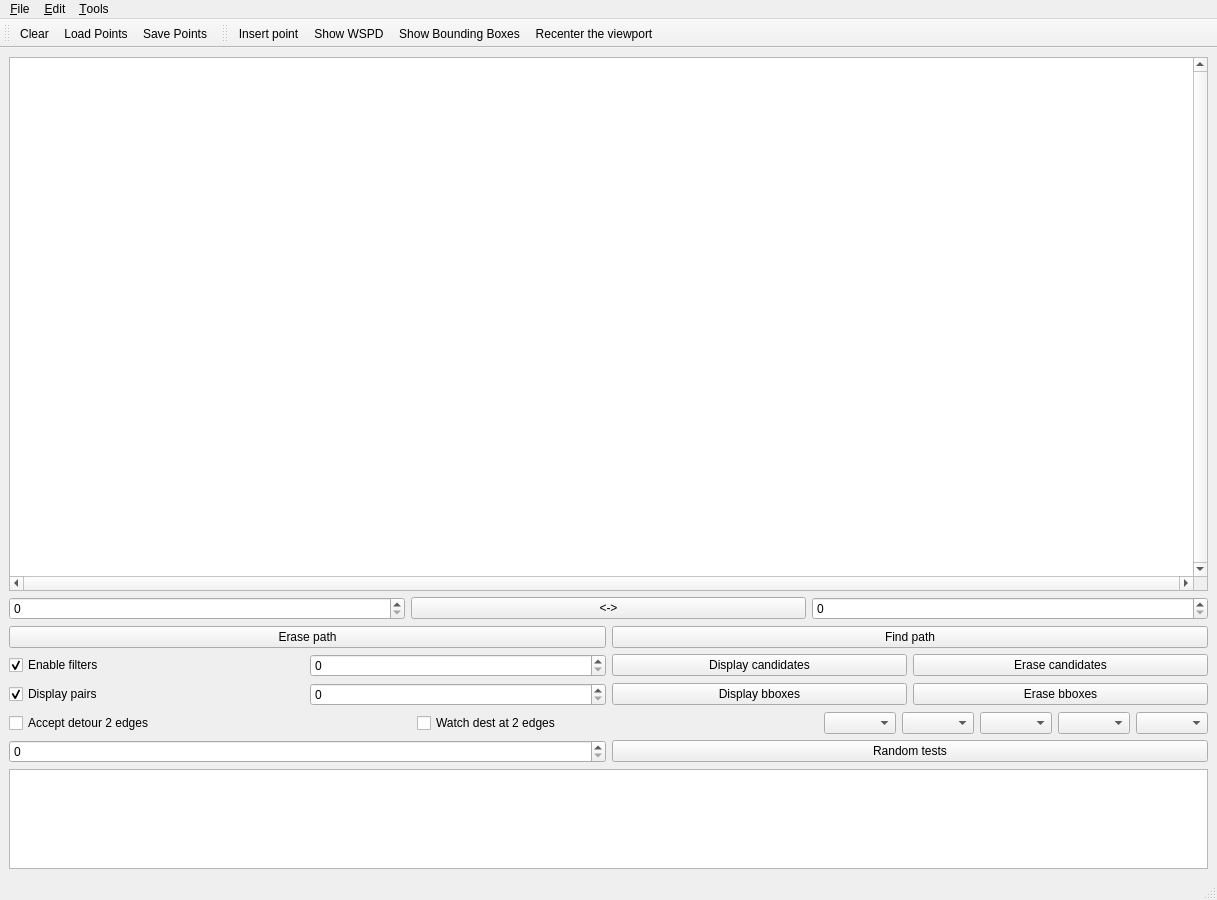
<?xml version="1.0" encoding="UTF-8"?>
<ui version="4.0">
 <class>MainWindow</class>
 <widget class="QMainWindow" name="MainWindow">
  <property name="geometry">
   <rect>
    <x>0</x>
    <y>0</y>
    <width>1217</width>
    <height>900</height>
   </rect>
  </property>
  <property name="windowTitle">
   <string>CGAL WSPD</string>
  </property>
  <property name="windowIcon">
   <iconset resource="resources/CGAL.qrc">
    <normaloff>:/cgal/logos/cgal_icon</normaloff>:/cgal/logos/cgal_icon</iconset>
  </property>
  <widget class="QWidget" name="centralwidget">
   <layout class="QGridLayout">
    <item row="0" column="0">
     <widget class="QGraphicsView" name="graphicsView">
      <property name="focusPolicy">
       <enum>Qt::StrongFocus</enum>
      </property>
      <property name="verticalScrollBarPolicy">
       <enum>Qt::ScrollBarAlwaysOn</enum>
      </property>
      <property name="horizontalScrollBarPolicy">
       <enum>Qt::ScrollBarAlwaysOn</enum>
      </property>
      <property name="transformationAnchor">
       <enum>QGraphicsView::NoAnchor</enum>
      </property>
     </widget>
    </item>
    <item row="1" column="0">
     <layout class="QHBoxLayout">
      <item>
       <widget class="QSpinBox" name="textFrom"/>
      </item>
      <item>
       <widget class="QPushButton" name="swapButton">
        <property name="text">
         <string>&lt;-&gt;</string>
        </property>
       </widget>
      </item>
      <item>
       <widget class="QSpinBox" name="textTo"/>
      </item>
     </layout>
    </item>
    <item row="2" column="0">
     <layout class="QHBoxLayout">
      <item>
       <widget class="QPushButton" name="erasePathButton">
        <property name="text">
         <string>Erase path</string>
        </property>
       </widget>
      </item>
      <item>
       <widget class="QPushButton" name="findPathButton">
        <property name="text">
         <string>Find path</string>
        </property>
       </widget>
      </item>
     </layout>
    </item>
    <item row="3" column="0">
     <layout class="QHBoxLayout">
      <item>
       <widget class="QCheckBox" name="filtersCheck">
        <property name="text">
         <string>Enable filters</string>
        </property>
        <property name="checked">
         <bool>true</bool>
        </property>
       </widget>
      </item>
      <item>
       <widget class="QSpinBox" name="pointToDisplay"/>
      </item>
      <item>
       <widget class="QPushButton" name="displayCandidatesButton">
        <property name="text">
         <string>Display candidates</string>
        </property>
       </widget>
      </item>
      <item>
       <widget class="QPushButton" name="eraseCandidatesButton">
        <property name="text">
         <string>Erase candidates</string>
        </property>
       </widget>
      </item>
     </layout>
    </item>
    <item row="4" column="0">
     <layout class="QHBoxLayout">
      <item>
       <widget class="QCheckBox" name="pairsCheck">
        <property name="text">
         <string>Display pairs</string>
        </property>
        <property name="checked">
         <bool>true</bool>
        </property>
       </widget>
      </item>
      <item>
       <widget class="QSpinBox" name="bboxesToDisplay"/>
      </item>
      <item>
       <widget class="QPushButton" name="displayBboxesButton">
        <property name="text">
         <string>Display bboxes</string>
        </property>
       </widget>
      </item>
      <item>
       <widget class="QPushButton" name="eraseBboxesButton">
        <property name="text">
         <string>Erase bboxes</string>
        </property>
       </widget>
      </item>
     </layout>
    </item>
    <item row="5" column="0">
     <layout class="QHBoxLayout" name="filtersSelectionLayout">
      <item>
       <widget class="QCheckBox" name="detourTwoEdgesCheck">
        <property name="text">
         <string>Accept detour 2 edges</string>
        </property>
        <property name="checked">
         <bool>false</bool>
        </property>
       </widget>
      </item>
      <item>
       <widget class="QCheckBox" name="watch2EdgesCheck">
        <property name="text">
         <string>Watch dest at 2 edges</string>
        </property>
        <property name="checked">
         <bool>false</bool>
        </property>
       </widget>
      </item>
      <item>
       <widget class="QComboBox" name="initFilterList">
        <property name="sizePolicy">
         <sizepolicy hsizetype="Fixed" vsizetype="Fixed">
          <horstretch>0</horstretch>
          <verstretch>0</verstretch>
         </sizepolicy>
        </property>
       </widget>
      </item>
      <item>
       <widget class="QComboBox" name="secondFilterList">
        <property name="sizePolicy">
         <sizepolicy hsizetype="Fixed" vsizetype="Fixed">
          <horstretch>0</horstretch>
          <verstretch>0</verstretch>
         </sizepolicy>
        </property>
       </widget>
      </item>
      <item>
       <widget class="QComboBox" name="thirdFilterList">
        <property name="sizePolicy">
         <sizepolicy hsizetype="Fixed" vsizetype="Fixed">
          <horstretch>0</horstretch>
          <verstretch>0</verstretch>
         </sizepolicy>
        </property>
       </widget>
      </item>
      <item>
       <widget class="QComboBox" name="fourthFilterList">
        <property name="sizePolicy">
         <sizepolicy hsizetype="Fixed" vsizetype="Fixed">
          <horstretch>0</horstretch>
          <verstretch>0</verstretch>
         </sizepolicy>
        </property>
       </widget>
      </item>
      <item>
       <widget class="QComboBox" name="fifthFilterList">
        <property name="sizePolicy">
         <sizepolicy hsizetype="Fixed" vsizetype="Fixed">
          <horstretch>0</horstretch>
          <verstretch>0</verstretch>
         </sizepolicy>
        </property>
       </widget>
      </item>
     </layout>
    </item>
    <item row="6" column="0">
     <layout class="QHBoxLayout">
      <item>
       <widget class="QSpinBox" name="numberPointsTests"/>
      </item>
      <item>
       <widget class="QPushButton" name="randomTestsButton">
        <property name="text">
         <string>Random tests</string>
        </property>
       </widget>
      </item>
     </layout>
    </item>
    <item row="7" column="0">
     <widget class="QTextEdit" name="results">
      <property name="maximumSize">
       <size>
        <width>16777215</width>
        <height>100</height>
       </size>
      </property>
      <property name="readOnly">
       <bool>true</bool>
      </property>
     </widget>
    </item>
   </layout>
  </widget>
  <widget class="QStatusBar" name="statusbar"/>
  <widget class="QToolBar" name="fileToolBar">
   <property name="windowTitle">
    <string>File Tools</string>
   </property>
   <attribute name="toolBarArea">
    <enum>TopToolBarArea</enum>
   </attribute>
   <attribute name="toolBarBreak">
    <bool>false</bool>
   </attribute>
   <addaction name="actionClear"/>
   <addaction name="actionLoadPoints"/>
   <addaction name="actionSavePoints"/>
  </widget>
  <widget class="QToolBar" name="toolBar">
   <property name="windowTitle">
    <string>Visualization Tools</string>
   </property>
   <attribute name="toolBarArea">
    <enum>TopToolBarArea</enum>
   </attribute>
   <attribute name="toolBarBreak">
    <bool>false</bool>
   </attribute>
   <addaction name="actionInsertPoint"/>
   <addaction name="actionShowWspd"/>
   <addaction name="actionShowBoundingBoxes"/>
   <addaction name="actionRecenter"/>
  </widget>
  <widget class="QMenuBar" name="menubar">
   <property name="geometry">
    <rect>
     <x>0</x>
     <y>0</y>
     <width>1217</width>
     <height>25</height>
    </rect>
   </property>
   <widget class="QMenu" name="menuFile">
    <property name="title">
     <string>&amp;File</string>
    </property>
    <addaction name="separator"/>
    <addaction name="actionClear"/>
    <addaction name="actionLoadPoints"/>
    <addaction name="actionSavePoints"/>
    <addaction name="separator"/>
    <addaction name="actionExport_SVG"/>
    <addaction name="actionQuit"/>
   </widget>
   <widget class="QMenu" name="menuEdit">
    <property name="title">
     <string>&amp;Edit</string>
    </property>
    <addaction name="actionInsertRandomPoints"/>
    <addaction name="actionSetSeparationRatio"/>
   </widget>
   <widget class="QMenu" name="menuTools">
    <property name="title">
     <string>&amp;Tools</string>
    </property>
    <addaction name="actionInsertPoint"/>
    <addaction name="actionShowWspd"/>
    <addaction name="actionShowBoundingBoxes"/>
    <addaction name="separator"/>
    <addaction name="actionRecenter"/>
   </widget>
   <addaction name="menuFile"/>
   <addaction name="menuEdit"/>
   <addaction name="menuTools"/>
  </widget>
  <action name="actionAbout">
   <property name="text">
    <string>&amp;About</string>
   </property>
  </action>
  <action name="actionAboutCGAL">
   <property name="text">
    <string>About &amp;CGAL</string>
   </property>
  </action>
  <action name="actionExport_SVG">
   <property name="text">
    <string>&amp;Export SVG...</string>
   </property>
  </action>
  <action name="actionQuit">
   <property name="text">
    <string>&amp;Quit</string>
   </property>
   <property name="shortcut">
    <string>Ctrl+Q</string>
   </property>
  </action>
  <action name="actionInsertRandomPoints">
   <property name="text">
    <string>&amp;Insert random points</string>
   </property>
   <property name="shortcut">
    <string>Ctrl+I</string>
   </property>
  </action>
  <action name="actionSetSeparationRatio">
   <property name="text">
    <string>&amp;Set separation ratio</string>
   </property>
  </action>
  <action name="actionInsertPoint">
   <property name="checkable">
    <bool>true</bool>
   </property>
   <property name="checked">
    <bool>false</bool>
   </property>
   <property name="icon">
    <iconset resource="icons/Input.qrc">
     <normaloff>:/cgal/Input/inputPoint.png</normaloff>:/cgal/Input/inputPoint.png</iconset>
   </property>
   <property name="text">
    <string>&amp;Insert point</string>
   </property>
   <property name="toolTip">
    <string>Insert point</string>
   </property>
   <property name="statusTip">
    <string>Left: Insert vtx</string>
   </property>
  </action>
  <action name="actionClear">
   <property name="icon">
    <iconset resource="icons/File.qrc">
     <normaloff>:/cgal/fileToolbar/fileNew.png</normaloff>:/cgal/fileToolbar/fileNew.png</iconset>
   </property>
   <property name="text">
    <string>&amp;Clear</string>
   </property>
   <property name="shortcut">
    <string>Ctrl+C</string>
   </property>
  </action>
  <action name="actionShowBoundingBoxes">
   <property name="checkable">
    <bool>true</bool>
   </property>
   <property name="checked">
    <bool>false</bool>
   </property>
   <property name="icon">
    <iconset resource="icons/Triangulation_2.qrc">
     <normaloff>:/cgal/Triangulation_2/Voronoi_diagram_2.png</normaloff>:/cgal/Triangulation_2/Voronoi_diagram_2.png</iconset>
   </property>
   <property name="text">
    <string>Show &amp;Bounding Boxes</string>
   </property>
   <property name="shortcut">
    <string>Ctrl+V</string>
   </property>
  </action>
  <action name="actionShowWspd">
   <property name="checkable">
    <bool>true</bool>
   </property>
   <property name="icon">
    <iconset resource="icons/Triangulation_2.qrc">
     <normaloff>:/cgal/Triangulation_2/Delaunay_triangulation_2.png</normaloff>:/cgal/Triangulation_2/Delaunay_triangulation_2.png</iconset>
   </property>
   <property name="text">
    <string>Show &amp;WSPD</string>
   </property>
   <property name="shortcut">
    <string>Ctrl+D</string>
   </property>
  </action>
  <action name="actionLoadPoints">
   <property name="icon">
    <iconset resource="icons/File.qrc">
     <normaloff>:/cgal/fileToolbar/fileOpen.png</normaloff>:/cgal/fileToolbar/fileOpen.png</iconset>
   </property>
   <property name="text">
    <string>&amp;Load Points...</string>
   </property>
   <property name="shortcut">
    <string>Ctrl+L</string>
   </property>
  </action>
  <action name="actionSavePoints">
   <property name="icon">
    <iconset resource="icons/File.qrc">
     <normaloff>:/cgal/fileToolbar/fileSave.png</normaloff>:/cgal/fileToolbar/fileSave.png</iconset>
   </property>
   <property name="text">
    <string>&amp;Save Points...</string>
   </property>
   <property name="shortcut">
    <string>Ctrl+S</string>
   </property>
  </action>
  <action name="actionRecenter">
   <property name="icon">
    <iconset resource="icons/Input.qrc">
     <normaloff>:/cgal/Input/zoom-best-fit</normaloff>:/cgal/Input/zoom-best-fit</iconset>
   </property>
   <property name="text">
    <string>Re&amp;center the viewport</string>
   </property>
   <property name="shortcut">
    <string>Ctrl+R</string>
   </property>
  </action>
 </widget>
 <resources>
  <include location="icons/File.qrc"/>
  <include location="resources/CGAL.qrc"/>
  <include location="icons/Triangulation_2.qrc"/>
  <include location="icons/Input.qrc"/>
 </resources>
 <connections/>
</ui>
